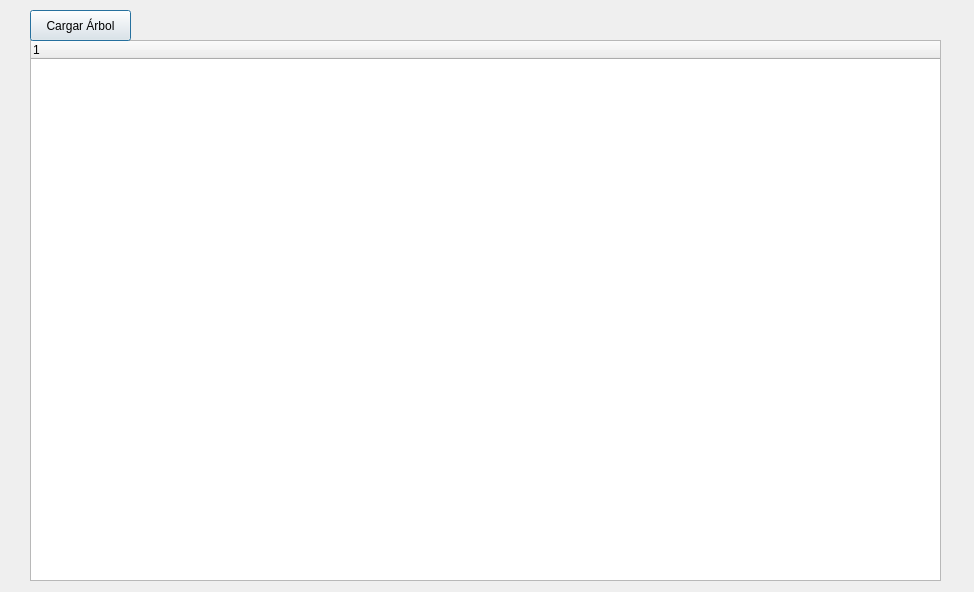
<?xml version="1.0" encoding="UTF-8"?>
<ui version="4.0">
 <class>VentanaArbol</class>
 <widget class="QDialog" name="VentanaArbol">
  <property name="geometry">
   <rect>
    <x>0</x>
    <y>0</y>
    <width>974</width>
    <height>592</height>
   </rect>
  </property>
  <property name="windowTitle">
   <string>Dialog</string>
  </property>
  <widget class="QTreeWidget" name="treeWidget">
   <property name="geometry">
    <rect>
     <x>30</x>
     <y>40</y>
     <width>911</width>
     <height>541</height>
    </rect>
   </property>
   <column>
    <property name="text">
     <string notr="true">1</string>
    </property>
   </column>
  </widget>
  <widget class="QPushButton" name="pushButton">
   <property name="geometry">
    <rect>
     <x>30</x>
     <y>10</y>
     <width>101</width>
     <height>31</height>
    </rect>
   </property>
   <property name="text">
    <string>Cargar Árbol</string>
   </property>
  </widget>
 </widget>
 <resources/>
 <connections/>
</ui>
